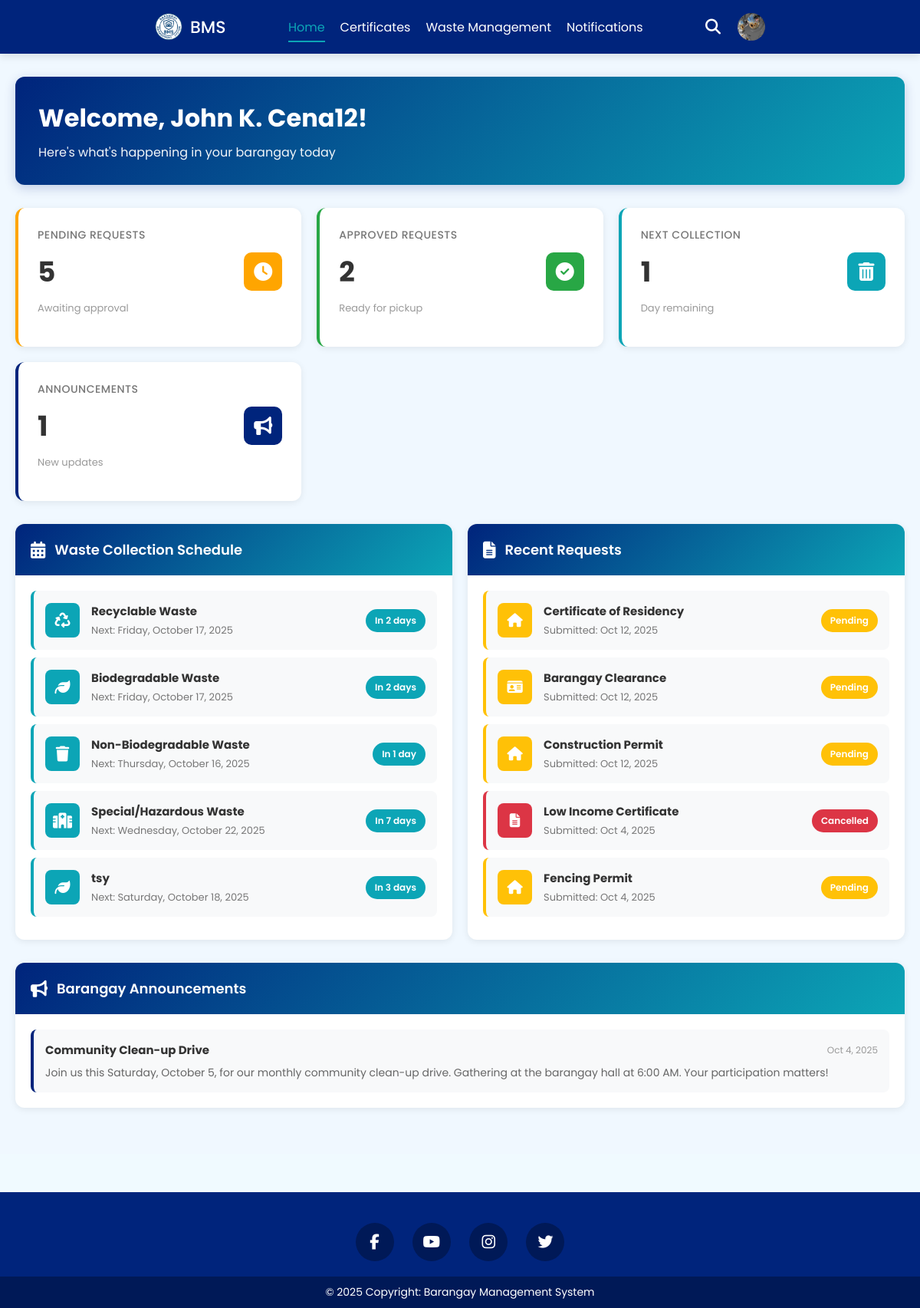
The app's page /user/index.php (signed in) with its own data.
### tables this page shows
CREATE TABLE `user` (
  `id` int(11) NOT NULL,
  `first_name` varchar(255) NOT NULL,
  `middle_name` varchar(255) NOT NULL,
  `last_name` varchar(255) NOT NULL,
  `email` varchar(255) NOT NULL,
  `password` varchar(255) NOT NULL,
  `image` varchar(255) NOT NULL,
  `contact_number` varchar(255) NOT NULL,
  `date_of_birth` date DEFAULT NULL,
  `gender` enum('male','female') DEFAULT NULL,
  `civil_status` enum('single','married','divorced','widowed') DEFAULT NULL,
  `occupation` varchar(100) DEFAULT NULL,
  `house_number` varchar(100) DEFAULT NULL,
  `street_name` varchar(255) DEFAULT NULL,
  `barangay` varchar(255) DEFAULT 'Baliwasan',
  `status` enum('active','inactive','moved') DEFAULT 'active',
  `is_new` tinyint(1) DEFAULT 1,
  `created_at` datetime NOT NULL DEFAULT current_timestamp(),
  `updated_at` timestamp NULL DEFAULT NULL ON UPDATE current_timestamp()
);

CREATE TABLE `waste_schedules` (
  `schedule_id` int(11) NOT NULL,
  `waste_type` varchar(50) NOT NULL,
  `collection_days` varchar(100) NOT NULL,
  `icon` varchar(50) DEFAULT NULL,
  `color` varchar(20) DEFAULT NULL,
  `description` text DEFAULT NULL,
  `is_active` tinyint(1) DEFAULT 1,
  `created_at` timestamp NOT NULL DEFAULT current_timestamp()
);

CREATE TABLE `document_requests` (
  `id` int(11) NOT NULL,
  `request_id` varchar(50) NOT NULL,
  `user_id` int(11) NOT NULL,
  `document_type_id` int(11) NOT NULL,
  `purpose` text NOT NULL,
  `additional_info` text DEFAULT NULL,
  `status` enum('pending','processing','approved','ready','completed','rejected','cancelled') DEFAULT 'pending',
  `payment_status` enum('unpaid','paid') DEFAULT 'unpaid',
  `payment_reference` varchar(100) DEFAULT NULL,
  `submitted_date` datetime DEFAULT current_timestamp(),
  `approved_date` datetime DEFAULT NULL,
  `released_date` datetime DEFAULT NULL,
  `expected_date` date DEFAULT NULL,
  `rejection_reason` text DEFAULT NULL,
  `notes` text DEFAULT NULL,
  `created_at` timestamp NOT NULL DEFAULT current_timestamp(),
  `updated_at` timestamp NOT NULL DEFAULT current_timestamp() ON UPDATE current_timestamp()
);

CREATE TABLE `document_types` (
  `id` int(11) NOT NULL,
  `name` varchar(100) NOT NULL,
  `type` enum('certificate','permit') NOT NULL,
  `description` text DEFAULT NULL,
  `icon` varchar(50) DEFAULT NULL,
  `processing_days` varchar(20) DEFAULT NULL,
  `fee` decimal(10,2) DEFAULT 0.00,
  `requirements` text DEFAULT NULL,
  `is_active` tinyint(1) DEFAULT 1,
  `created_at` timestamp NOT NULL DEFAULT current_timestamp()
);

CREATE TABLE `notifications` (
  `id` int(11) NOT NULL,
  `user_id` int(11) NOT NULL,
  `type` enum('waste','request','announcement','alert','success') NOT NULL,
  `title` varchar(255) NOT NULL,
  `message` text NOT NULL,
  `icon` varchar(50) DEFAULT NULL,
  `is_read` tinyint(1) DEFAULT 0,
  `related_id` int(11) DEFAULT NULL COMMENT 'Related record ID (request_id, report_id, etc)',
  `related_type` varchar(50) DEFAULT NULL COMMENT 'Type of related record',
  `created_at` timestamp NOT NULL DEFAULT current_timestamp(),
  `updated_at` timestamp NOT NULL DEFAULT current_timestamp() ON UPDATE current_timestamp()
);

### user/index.php (the view, shortened to what this page needs)
<?php
require_once("../conn/conn.php");
$user_id = $_SESSION["user_id"];
$stmt = $conn->prepare("
  SELECT
    COUNT(CASE WHEN status = 'pending' THEN 1 END) as pending_count,
    COUNT(CASE WHEN status IN ('approved', 'ready') THEN 1 END) as approved_count
  FROM document_requests
  WHERE user_id = ?
");
$stmt->bind_param("i", $user_id);
$stmt->execute();
$stats = $stmt->get_result()->fetch_assoc();
$stmt = $conn->prepare("
  SELECT waste_type, collection_days, icon, color
  FROM waste_schedules
  WHERE is_active = 1
  ORDER BY schedule_id
");
$stmt->execute();
$waste_schedules = $stmt->get_result()->fetch_all(MYSQLI_ASSOC);
function getNextCollectionDate($collection_days)
{
  $days = array_map('trim', explode(',', $collection_days));
  $current_day = date('l');
  $current_date = new DateTime();
  $day_map = [
    'Sunday' => 0,
    'Monday' => 1,
    'Tuesday' => 2,
    'Wednesday' => 3,
    'Thursday' => 4,
    'Friday' => 5,
    'Saturday' => 6
  ];
  $current_day_num = $day_map[$current_day];
  $min_days_away = 7;
  $next_day_name = '';
  foreach ($days as $day) {
    if (isset($day_map[$day])) {
      $target_day_num = $day_map[$day];
      $days_away = ($target_day_num - $current_day_num + 7) % 7;
      if ($days_away == 0)
        $days_away = 7;
      if ($days_away < $min_days_away) {
        $min_days_away = $days_away;
        $next_day_name = $day;
      }
    }
  }
  $next_date = clone $current_date;
  $next_date->modify("+{$min_days_away} days");
  return [
    'days_away' => $min_days_away,
    'date' => $next_date->format('l, F j, Y'),
    'day_name' => $next_day_name
  ];
}
$nearest_collection = null;
foreach ($waste_schedules as $schedule) {
  $next = getNextCollectionDate($schedule['collection_days']);
  if (!$nearest_collection || $next['days_away'] < $nearest_collection['days_away']) {
    $nearest_collection = $next;
  }
}
$limit = count($waste_schedules) > 0 ? count($waste_schedules) : 5;
$stmt = $conn->prepare("
  SELECT
    dr.request_id,
    dr.status,
    dr.submitted_date,
    dr.approved_date,
    dt.name as document_name,
    dt.icon
  FROM document_requests dr
  JOIN document_types dt ON dr.document_type_id = dt.id
  WHERE dr.user_id = ?
  ORDER BY dr.submitted_date DESC
  LIMIT ?
");
$stmt->bind_param("ii", $user_id, $limit);
$stmt->execute();
$recent_requests = $stmt->get_result()->fetch_all(MYSQLI_ASSOC);
$stmt = $conn->prepare("
  SELECT
    title,
    message,
    icon,
    DATE_FORMAT(created_at, '%b %e, %Y') AS formatted_date
  FROM notifications
  WHERE user_id = ? AND type = 'announcement'
  ORDER BY created_at DESC
  LIMIT 10
");
$stmt->bind_param("i", $user_id);
$stmt->execute();
$announcements = $stmt->get_result()->fetch_all(MYSQLI_ASSOC);
$announcement_count = count($announcements);
?>
<!DOCTYPE html>
<html lang="en">
<head>
  <?php include '../components/header_links.php'; ?>
  <?php include '../components/user_side_header.php'; ?>
</head>
<body>
  <?php include '../components/navbar.php'; ?>
  <main class="main-content">
    <div class="welcome-section">
      <h1>Welcome, <?php echo htmlspecialchars($_SESSION["user_name"]); ?>!</h1>
      <p>Here's what's happening in your barangay today</p>
    </div>
    <div class="dashboard-grid">
      <div class="stat-card pending">
        <div class="stat-card-header">
          <div>
            <h3>Pending Requests</h3>
            <div class="stat-value"><?php echo $stats['pending_count']; ?></div>
            <div class="stat-label">Awaiting approval</div>
          </div>
          <div class="stat-card-icon">
            <i class="fas fa-clock"></i>
          </div>
        </div>
      </div>
      <div class="stat-card approved">
        <div class="stat-card-header">
          <div>
            <h3>Approved Requests</h3>
            <div class="stat-value"><?php echo $stats['approved_count']; ?></div>
            <div class="stat-label">Ready for pickup</div>
          </div>
          <div class="stat-card-icon">
            <i class="fas fa-check-circle"></i>
          </div>
        </div>
      </div>
      <div class="stat-card waste">
        <div class="stat-card-header">
          <div>
            <h3>Next Collection</h3>
            <?php
            $days = $nearest_collection ? $nearest_collection['days_away'] : 0;
            $label = ($days == 1) ? 'Day remaining' : 'Days remaining';
            ?>
            <div class="stat-value"><?php echo $days; ?></div>
            <div class="stat-label"><?php echo $label; ?></div>
          </div>
          <div class="stat-card-icon">
            <i class="fas fa-trash-alt"></i>
          </div>
        </div>
      </div>
      <div class="stat-card announcements">
        <div class="stat-card-header">
          <div>
            <h3>Announcements</h3>
            <div class="stat-value"><?php echo $announcement_count; ?></div>
            <div class="stat-label">New updates</div>
          </div>
          <div class="stat-card-icon">
            <i class="fas fa-bullhorn"></i>
          </div>
        </div>
      </div>
    </div>
    <div class="section-grid">
      <div class="section-card">
        <div class="section-card-header">
          <i class="fas fa-calendar-alt"></i>
          <h2>Waste Collection Schedule</h2>
        </div>
        <div class="section-card-body">
          <?php foreach ($waste_schedules as $schedule):
            $next_collection = getNextCollectionDate($schedule['collection_days']);
            ?>
            <div class="schedule-item">
              <div class="schedule-icon">
                <i class="fas <?php echo htmlspecialchars($schedule['icon']); ?>"></i>
              </div>
              <div class="schedule-info">
                <h4><?php echo htmlspecialchars($schedule['waste_type']); ?></h4>
                <p>Next: <?php echo $next_collection['date']; ?></p>
              </div>
              <span class="schedule-badge">In <?php echo $next_collection['days_away']; ?>
                day<?php echo $next_collection['days_away'] != 1 ? 's' : ''; ?></span>
            </div>
          <?php endforeach; ?>
        </div>
      </div>
      <div class="section-card">
        <div class="section-card-header">
          <i class="fas fa-file-alt"></i>
          <h2>Recent Requests</h2>
        </div>
        <div class="section-card-body">
          <?php if (empty($recent_requests)): ?>
            <p style="text-align: center; color: #6c757d; padding: 20px;">No document requests yet</p>
          <?php else: ?>
            <?php foreach ($recent_requests as $request):
              $status_class = strtolower($request['status']);
              $status_label = ucfirst($request['status']);
              $date_display = $request['status'] == 'approved' && $request['approved_date']
                ? date('M j, Y', strtotime($request['approved_date']))
                : date('M j, Y', strtotime($request['submitted_date']));
              ?>
              <div class="request-item <?php echo $status_class; ?>">
                <div class="request-icon">
                  <i class="fas <?php echo htmlspecialchars($request['icon']); ?>"></i>
                </div>
                <div class="request-info">
                  <h4><?php echo htmlspecialchars($request['document_name']); ?></h4>
                  <p><?php echo $request['status'] == 'approved' ? 'Approved' : 'Submitted'; ?>:
                    <?php echo $date_display; ?>
                  </p>
                </div>
                <span class="status-badge <?php echo $status_class; ?>"><?php echo $status_label; ?></span>
              </div>
            <?php endforeach; ?>
          <?php endif; ?>
        </div>
      </div>
    </div>
    <div class="section-card">
      <div class="section-card-header">
        <i class="fas fa-bullhorn"></i>
        <h2>Barangay Announcements</h2>
      </div>
      <div class="section-card-body">
        <?php if (empty($announcements)): ?>
          <p style="text-align: center; color: #6c757d; padding: 20px;">No announcements at this time</p>
        <?php else: ?>
          <?php foreach ($announcements as $a): ?>
            <div class="announcement-item">
              <div class="announcement-header">
                <h4><?php echo htmlspecialchars($a['title']); ?></h4>
                <span class="announcement-date"><?php echo htmlspecialchars($a['formatted_date']); ?></span>
              </div>
              <p><?php echo nl2br(htmlspecialchars($a['message'])); ?></p>
            </div>
          <?php endforeach; ?>
        <?php endif; ?>
      </div>
    </div>
  </main>
  <?php include '../components/footer.php'; ?>
</body>
</html>

### components/navbar.php (shortened to what this page needs)
<nav class="nav">
    <a href="#" class="logo">
        <img src="../assets/logo/bms.png" alt="BMS Logo" class="logo-img" />
        <span>BMS</span>
    </a>
    <?php
    $userId = $_SESSION["user_id"];
    $query = "SELECT image FROM user WHERE id = ?";
    $stmt = $conn->prepare($query);
    $stmt->bind_param("i", $userId);
    $stmt->execute();
    $result = $stmt->get_result();
    $userData = $result->fetch_assoc();
    $userImage = !empty($userData["image"]) ? "../assets/images/user/" . $userData["image"] : "../assets/images/user.png";
    $currentPage = basename($_SERVER['PHP_SELF']);
    ?>
    <ul class="nav-links">
        <li><a href="index.php" class="<?= $currentPage == 'index.php' ? 'active' : '' ?>">Home</a></li>
        <li><a href="certificates.php"
                class="<?= $currentPage == 'certificates.php' ? 'active' : '' ?>">Certificates</a></li>
        <li><a href="waste_management.php" class="<?= $currentPage == 'waste_management.php' ? 'active' : '' ?>">Waste
                Management</a></li>
        <li><a href="notifications.php"
                class="<?= $currentPage == 'notifications.php' ? 'active' : '' ?>">Notifications</a></li>
    </ul>
    <div class="nav-right">
        <i class="fa-solid fa-magnifying-glass search-icon" id="searchIcon"></i>
        <div class="profile-container">
            <div class="profile-trigger">
                <img src="<?= htmlspecialchars($userImage); ?>" alt="Profile" />
            </div>
        </div>
    </div>
</nav>

### css/style.css (style rules this page uses)
* { margin: 0; padding: 0; box-sizing: border-box; font-family: "Poppins", sans-serif; }
html, body { height: 100%; margin: 0; display: flex; flex-direction: column; }
body { background: #f0faff; }
.nav { position: fixed; top: 0; left: 0; width: 100%; padding: 15px 200px; background: #00247c; box-shadow: 0 4px 10px rgba(0, 0, 0, 0.1); z-index: 1000; }
.nav, .nav .nav-links { display: flex; align-items: center; }
.nav { justify-content: space-between; }
a { color: #fff; text-decoration: none; }
.nav .logo { font-size: 22px; font-weight: 500; }
.logo { display: flex; align-items: center; gap: 8px; font-size: 22px; font-weight: bold; text-decoration: none; color: #fff; }
.logo-img { width: 40px; height: 40px; object-fit: contain; }
.nav .nav-links { column-gap: 20px; list-style: none; }
.nav .nav-links a { position: relative; padding: 5px 0; transition: color 0.3s ease; }
.nav .nav-links a.active { color: #0ca5b6; }
.nav .nav-links a.active::after { width: 100%; }
.nav .nav-links a::after { content: ''; position: absolute; left: 0; bottom: -3px; width: 0; height: 2px; background-color: #0ca5b6; transition: width 0.3s ease; }
.nav .search-icon { color: #fff; font-size: 20px; cursor: pointer; }
.nav-right { display: flex; align-items: center; gap: 20px; }
.profile-container { position: relative; }
.profile-trigger { width: 40px; height: 40px; border-radius: 50%; overflow: hidden; cursor: pointer; border: 2px solid transparent; transition: border-color 0.3s ease, transform 0.3s ease; }
.profile-trigger img { width: 100%; height: 100%; object-fit: cover; }

### records on screen
user: image (picture)
waste_schedules: collection_days "1", collection_days "Day remaining", waste_type "Non-Biodegradable Waste", collection_days "Thursday, October 16, 2025"
waste_schedules: waste_type "Recyclable Waste", collection_days "Friday, October 17, 2025", collection_days "2"
waste_schedules: waste_type "Biodegradable Waste", collection_days "Friday, October 17, 2025", collection_days "2"
waste_schedules: waste_type "Special/Hazardous Waste", collection_days "Wednesday, October 22, 2025", collection_days "7"
waste_schedules: waste_type "tsy", collection_days "Saturday, October 18, 2025", collection_days "3"
document_requests: document_type.name "Certificate of Residency", shows "Submitted", date_display "Oct 12, 2025", status "Pending"
document_requests: document_type.name "Barangay Clearance", shows "Submitted", date_display "Oct 12, 2025", status "Pending"
document_requests: document_type.name "Construction Permit", shows "Submitted", date_display "Oct 12, 2025", status "Pending"
document_requests: document_type.name "Low Income Certificate", shows "Submitted", date_display "Oct 4, 2025", status "Cancelled"
document_requests: document_type.name "Fencing Permit", shows "Submitted", date_display "Oct 4, 2025", status "Pending"
notifications: title "Community Clean-up Drive", formatted_date "Oct 4, 2025", message "Join us this Saturday, October 5, for our monthly community clean-up drive. Gathering at the barangay hall at 6:00 AM. Your participation matters!"

### other values on screen
$_SESSION["user_name"] "John K. Cena12"
$stats['pending_count'] "5"
$stats['approved_count'] "2"
$announcement_count "1"
